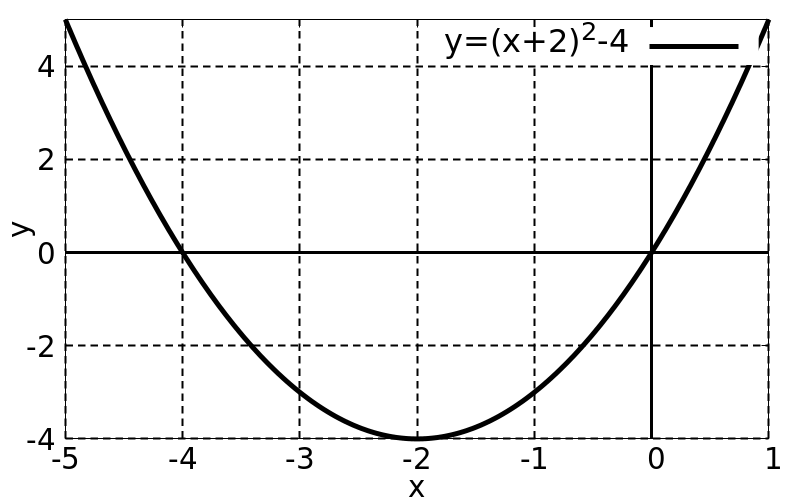

This chart was generated by the following gnuplot code:
load "template/function-plot.gnuplot"

set xrange [-5:1]
set yrange [-4:5]

set xtics 1
set ytics 2

plot (x+2)**2-4 lc 0 lw 5 title "y=(x+2)^2-4"
